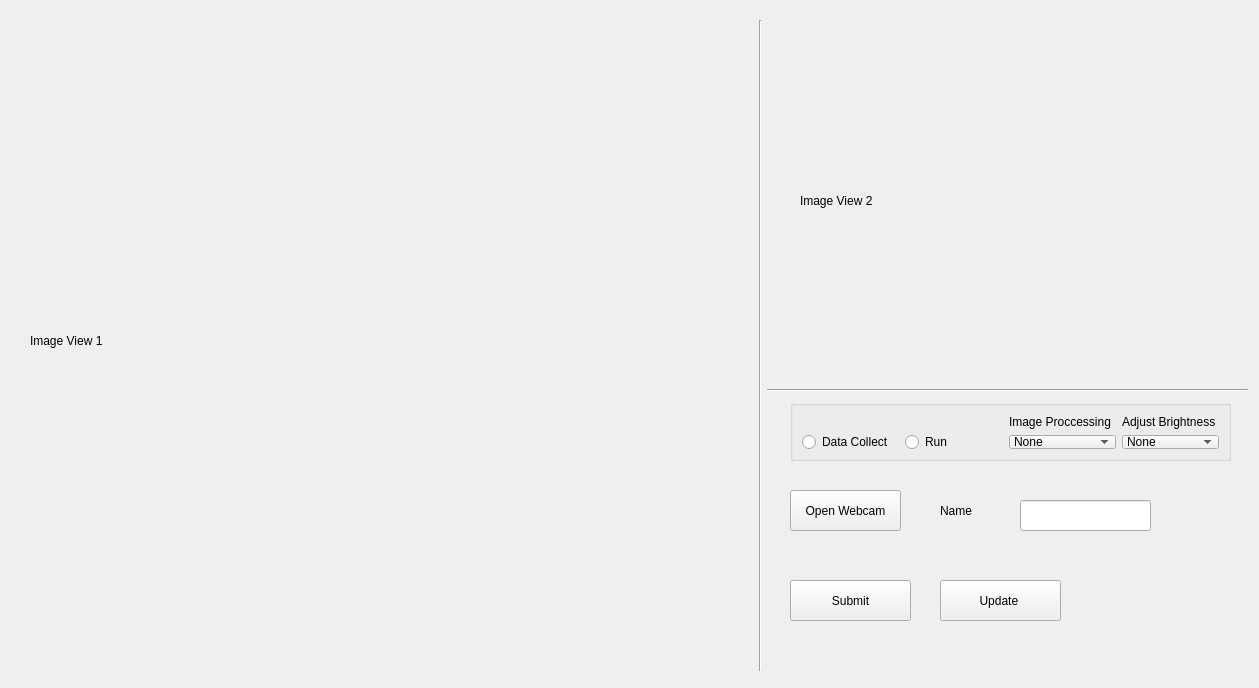
<?xml version="1.0" encoding="UTF-8"?>
<ui version="4.0">
 <class>Widget</class>
 <widget class="QWidget" name="Widget">
  <property name="geometry">
   <rect>
    <x>0</x>
    <y>0</y>
    <width>1259</width>
    <height>688</height>
   </rect>
  </property>
  <property name="windowTitle">
   <string>Widget</string>
  </property>
  <widget class="Line" name="line">
   <property name="geometry">
    <rect>
     <x>767</x>
     <y>380</y>
     <width>481</width>
     <height>21</height>
    </rect>
   </property>
   <property name="orientation">
    <enum>Qt::Horizontal</enum>
   </property>
  </widget>
  <widget class="Line" name="line_2">
   <property name="geometry">
    <rect>
     <x>750</x>
     <y>20</y>
     <width>21</width>
     <height>651</height>
    </rect>
   </property>
   <property name="orientation">
    <enum>Qt::Vertical</enum>
   </property>
  </widget>
  <widget class="QLabel" name="Image1_label">
   <property name="geometry">
    <rect>
     <x>30</x>
     <y>30</y>
     <width>681</width>
     <height>621</height>
    </rect>
   </property>
   <property name="text">
    <string>Image View 1</string>
   </property>
  </widget>
  <widget class="QLabel" name="Image2_label">
   <property name="geometry">
    <rect>
     <x>800</x>
     <y>20</y>
     <width>411</width>
     <height>361</height>
    </rect>
   </property>
   <property name="text">
    <string>Image View 2</string>
   </property>
  </widget>
  <widget class="QPushButton" name="open_webcam_btn">
   <property name="geometry">
    <rect>
     <x>790</x>
     <y>490</y>
     <width>111</width>
     <height>41</height>
    </rect>
   </property>
   <property name="text">
    <string>Open Webcam</string>
   </property>
  </widget>
  <widget class="QPushButton" name="submit_btn">
   <property name="geometry">
    <rect>
     <x>790</x>
     <y>580</y>
     <width>121</width>
     <height>41</height>
    </rect>
   </property>
   <property name="text">
    <string>Submit</string>
   </property>
  </widget>
  <widget class="QLabel" name="label_3">
   <property name="geometry">
    <rect>
     <x>940</x>
     <y>490</y>
     <width>71</width>
     <height>41</height>
    </rect>
   </property>
   <property name="text">
    <string>Name</string>
   </property>
  </widget>
  <widget class="QLineEdit" name="name_text">
   <property name="geometry">
    <rect>
     <x>1020</x>
     <y>500</y>
     <width>131</width>
     <height>31</height>
    </rect>
   </property>
  </widget>
  <widget class="QPushButton" name="update_btn">
   <property name="geometry">
    <rect>
     <x>940</x>
     <y>580</y>
     <width>121</width>
     <height>41</height>
    </rect>
   </property>
   <property name="text">
    <string>Update </string>
   </property>
  </widget>
  <widget class="QLabel" name="msg_name">
   <property name="geometry">
    <rect>
     <x>1020</x>
     <y>540</y>
     <width>131</width>
     <height>31</height>
    </rect>
   </property>
   <property name="text">
    <string/>
   </property>
  </widget>
  <widget class="QGroupBox" name="gridGroupBox">
   <property name="geometry">
    <rect>
     <x>790</x>
     <y>400</y>
     <width>441</width>
     <height>61</height>
    </rect>
   </property>
   <layout class="QGridLayout" name="gridLayout">
    <item row="1" column="0">
     <widget class="QRadioButton" name="data_collect_rbtn">
      <property name="text">
       <string>Data Collect</string>
      </property>
     </widget>
    </item>
    <item row="1" column="2">
     <widget class="QComboBox" name="comboBox">
      <item>
       <property name="text">
        <string>None</string>
       </property>
      </item>
      <item>
       <property name="text">
        <string>Historgram Eq</string>
       </property>
      </item>
      <item>
       <property name="text">
        <string>CLAHE</string>
       </property>
      </item>
      <item>
       <property name="text">
        <string>YCrBC</string>
       </property>
      </item>
      <item>
       <property name="text">
        <string>YUV</string>
       </property>
      </item>
     </widget>
    </item>
    <item row="1" column="3">
     <widget class="QComboBox" name="brightBox">
      <item>
       <property name="text">
        <string>None</string>
       </property>
      </item>
      <item>
       <property name="text">
        <string>1</string>
       </property>
      </item>
      <item>
       <property name="text">
        <string>2</string>
       </property>
      </item>
      <item>
       <property name="text">
        <string>3</string>
       </property>
      </item>
      <item>
       <property name="text">
        <string>4</string>
       </property>
      </item>
      <item>
       <property name="text">
        <string>5</string>
       </property>
      </item>
     </widget>
    </item>
    <item row="1" column="1">
     <widget class="QRadioButton" name="run_rbtn">
      <property name="text">
       <string>Run</string>
      </property>
     </widget>
    </item>
    <item row="0" column="3">
     <widget class="QLabel" name="label_2">
      <property name="text">
       <string>Adjust Brightness</string>
      </property>
     </widget>
    </item>
    <item row="0" column="2">
     <widget class="QLabel" name="label">
      <property name="text">
       <string>Image Proccessing</string>
      </property>
     </widget>
    </item>
   </layout>
  </widget>
 </widget>
 <resources/>
 <connections/>
</ui>
